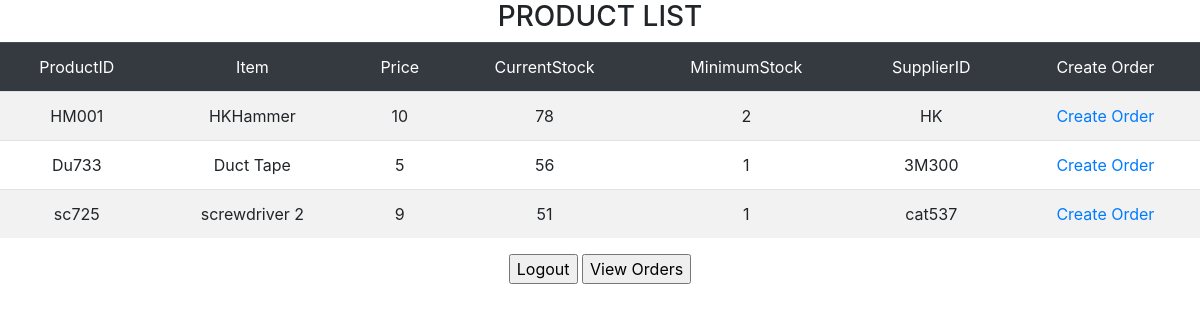
Page /employeepage.php on the committed database.
### tables this page shows
CREATE TABLE Products (Product_ID STRING PRIMARY KEY, Product_Name STRING, Price MONEY, Current_Stock INTEGER, Minimum_Stock INTEGER, Supplier_ID STRING);

### employeepage.php (the view, shortened to what this page needs)
<!DOCTYPE html>
<html>
<head>
	<link rel="stylesheet" href="https://cdn.jsdelivr.net/npm/bootstrap@4.3.1/dist/css/bootstrap.min.css">
</head>
<body>
	<h3 style="color:#00000; text-align:center">PRODUCT LIST</h3>
<div class="row">
	<div style = "text-align:center" class="col-12">
		<table class="table table-striped">
		<thead class="table-dark">
		<td>ProductID</td>
		<td>Item</td>
		<td>Price</td>
		<td>CurrentStock</td>
		<td>MinimumStock</td>
		<td>SupplierID</td>
		<td>Create Order</td>
		</thead>
		<?php
	 	$db = new SQLITE3('C:\xampp\htdocs\myDB.db');
		$sql = "SELECT * FROM Products WHERE Current_Stock > Minimum_Stock";
		$stmt = $db->prepare($sql);
		$result = $stmt->execute();
		$arrayResult = [];
		while ($row = $result->fetchArray()){
				$arrayResult [] = $row;
		}
	 	for ($i=0; $i<count($arrayResult); $i++):
	  	?>
		<tr>
		<td><?php echo $arrayResult[$i]['Product_ID']?></td>
		<td><?php echo $arrayResult[$i]['Product_Name']?></td>
	 	<td><?php echo $arrayResult[$i]['Price']?></td>
	 	<td><?php echo $arrayResult[$i]['Current_Stock']?></td>
		<td><?php echo $arrayResult[$i]['Minimum_Stock']?></td>
		<td><?php echo $arrayResult[$i]['Supplier_ID']?></td>
		<td><a href="CreateOrder.php?uid=<?php echo $arrayResult[$i]['Product_ID']; ?>">Create Order
	    </a></td>
		</tr>
		<?php endfor;?>
 		</table>
 		<a href="index.php">
   <input type="button" value="Logout" />
</a>
<a href="OrderListEmployee.php">
   <input type="button" value="View Orders" />
</a>
 	</div>
 </div>
</body>
</html>

### rows in the picture
products: Product_ID "HM001", Product_Name "HKHammer", Price "10", Current_Stock "78", Minimum_Stock "2", Supplier_ID "HK"
products: Product_ID "Du733", Product_Name "Duct Tape", Price "5", Current_Stock "56", Minimum_Stock "1", Supplier_ID "3M300"
products: Product_ID "sc725", Product_Name "screwdriver 2", Price "9", Current_Stock "51", Minimum_Stock "1", Supplier_ID "cat537"
